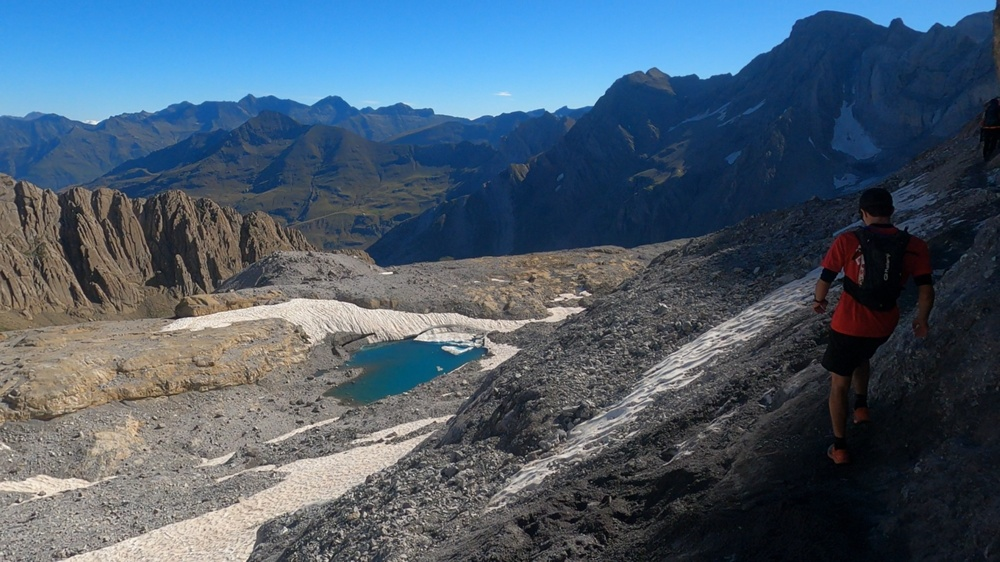
#> input picture img/1.jpg, 1000 x 562 px, shrunk from 1920 x 1080 before the run
$ python script.py
#> lines starting #> are read from the running program, lines starting #| are printed output that depends on the picture
import numpy as np
import numpy.linalg as npl
from scipy import signal
from scipy import interpolate
from PIL import Image
import matplotlib.pyplot as plt
import matplotlib.patches as patches
import matplotlib as mpl
import time
import copy
import warnings
import scipy.signal as scs
warnings.filterwarnings('ignore')
import datetime as d


# [129 lines left out: functions calcul_deplacement, show_displacement, encode_motion, decode_motion, not called in this run]
## tester de jouer avec le padding (le tej)


def POC(im_t, im_tp1, bs, p, debug = False):
    n,m = np.shape(im_t)

    n_crop = n // bs  * bs
    m_crop = m // bs  * bs

    img_t_flipped_cropped = im_t[:n_crop,:m_crop]
#     img_tp1_flipped_cropped = np.flip(img_tp1[:n_crop,:m_crop, 0], axis = 0)
    img_tp1_flipped_cropped = im_tp1[:n_crop,:m_crop]

    iref = cv2.copyMakeBorder(img_t_flipped_cropped, p,p,p,p, cv2.BORDER_CONSTANT)
    n,m = np.shape(iref)
    ipred = np.copy(img_tp1_flipped_cropped)
#     iref = cv2.copyMakeBorder(img_t, p,p,p,p, cv2.BORDER_CONSTANT)
#     ipred = np.copy(img_tp1)
    print('> Encoding ...')
    u = encode_motion(iref, ipred, bs, p, debug)
    print(">>> Done")
    print('> Decoding ...')
    decoded = decode_motion(iref, ipred, u, bs, p)
    print(">>> Done")
    timestamp = d.datetime.now().strftime("%d-%m-%Y(%H:%M:%S)")
    plt.pcolormesh(decoded)
    print('ok')
    plt.savefig(f'./results/{timestamp}.png')
    print(">>> Norme de l'erreur", npl.norm(ipred-decoded))
    return decoded, ipred

def main():
    p = 7
    bs =16
    img_t = np.array(Image.open("./img/1.jpg"))[:,:,0]
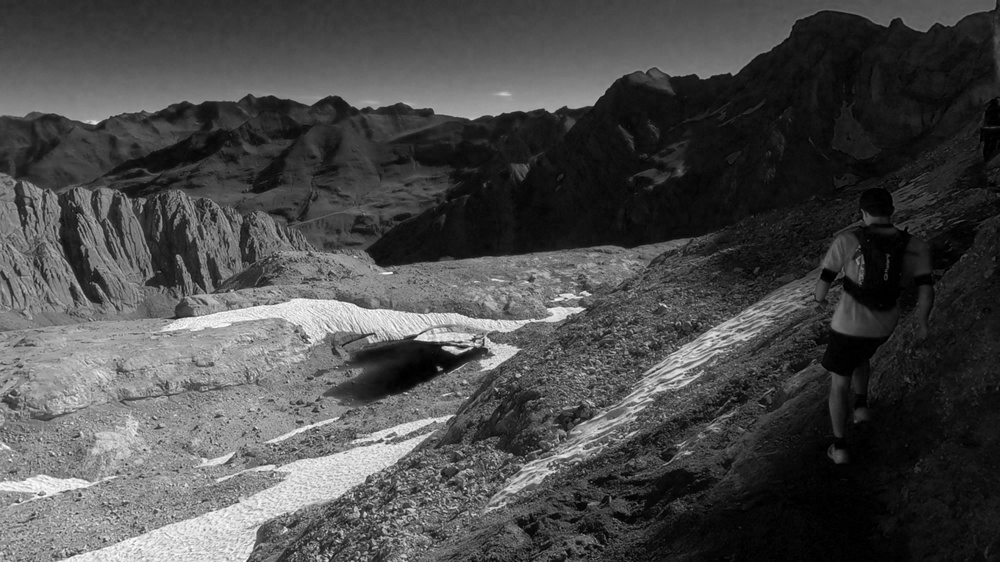
#> img_t: shape (562, 1000); min 0, max 255, mean 73.9
#     img_tp1 = np.roll(np.roll(img_t, 2, axis = 0), 1, axis = 1)

    img_tp1 = np.array(Image.open("./img/2.jpg"))[:, :, 0]
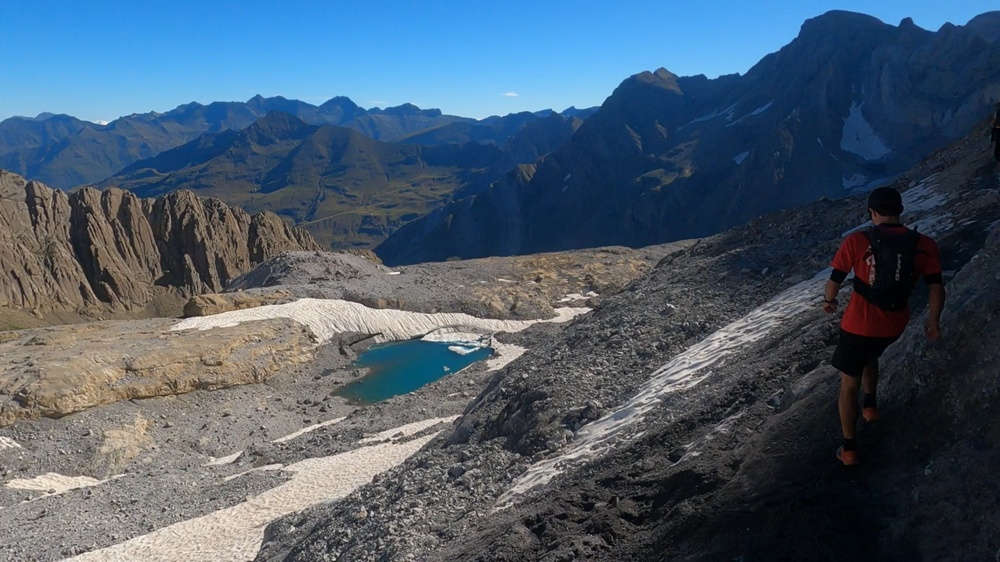
#> input picture img/2.jpg, 1000 x 562 px, shrunk from 1920 x 1080 before the run
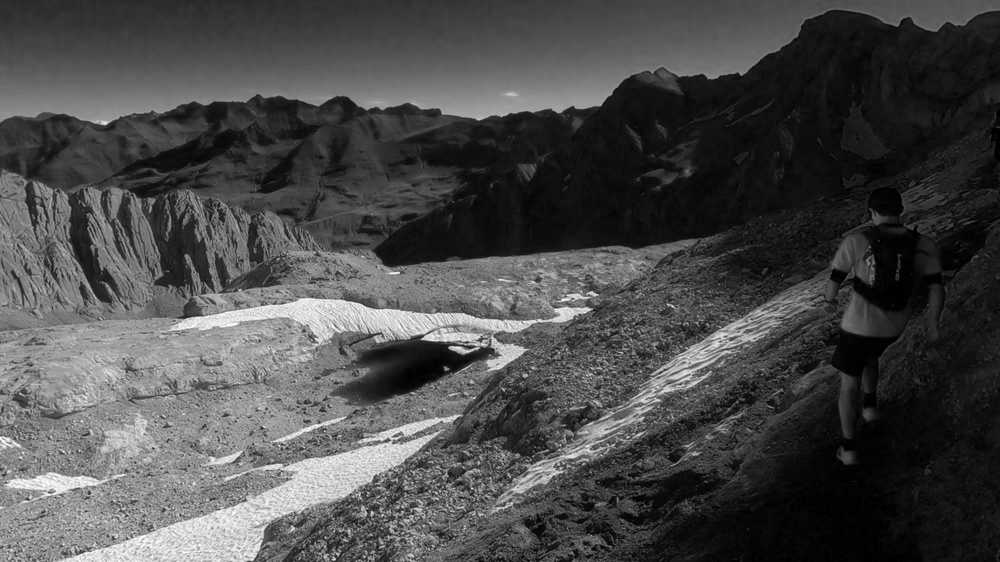
#> img_tp1: shape (562, 1000); min 0, max 255, mean 74
    decoded, ipred = POC(img_t, img_tp1, bs, p, False)
#> in POC, `img_t_flipped_cropped = im_t[:n_crop,:m_crop]`:
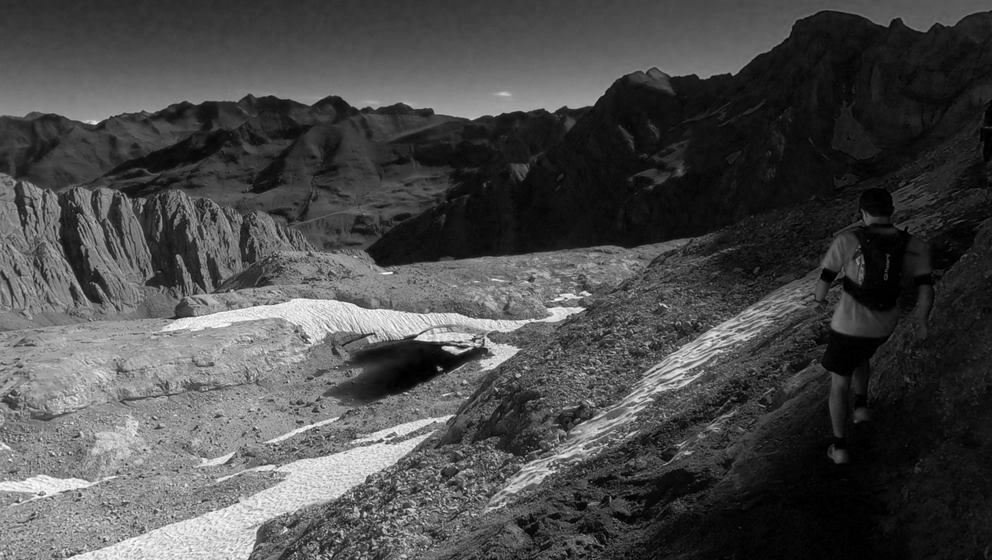
#> img_t_flipped_cropped: shape (560, 992); min 0, max 255, mean 74.3
#> in POC, `img_tp1_flipped_cropped = im_tp1[:n_crop,:m_crop]`:
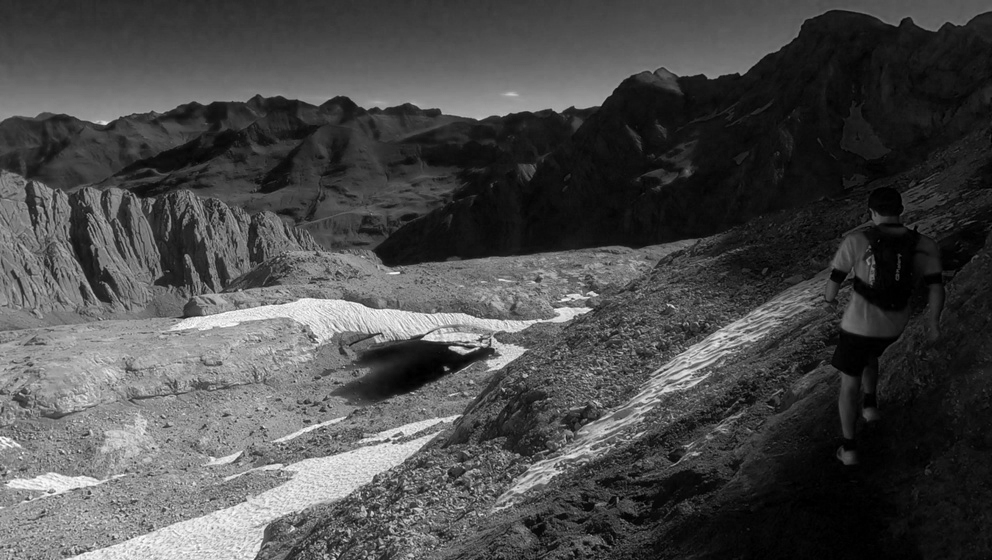
#> img_tp1_flipped_cropped: shape (560, 992); min 0, max 255, mean 74.4

#> (the run stopped early here; a loop or call above may not have finished)
